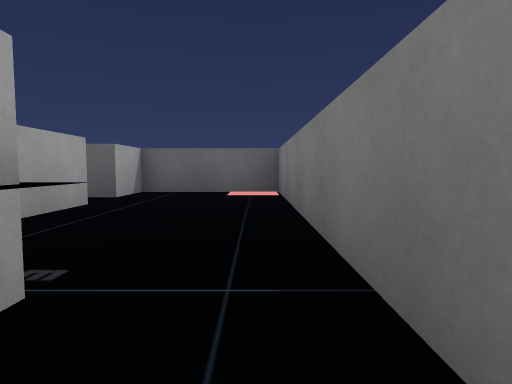
View 1 (above)

22 first-person views from a walk through a 3-D level made in the Unity game engine. The camera is 0.51 m above the floor, tilts 4° down and sees 75° across. The floor is counted in squares, 1 m on a side. Each view is taken from the middle of a square. On the plan, view 1 faces up. The plan holds only what a view shows up to about 9 squares ahead; the rest is blank. The player character is not drawn.

View 2
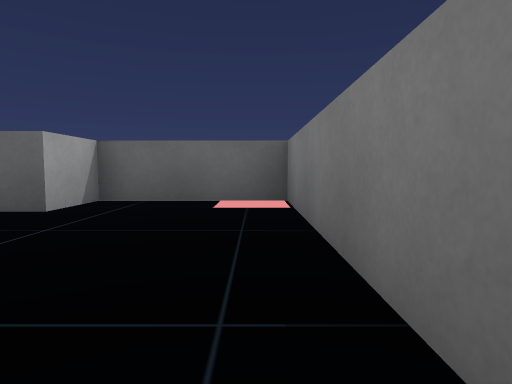

View 3
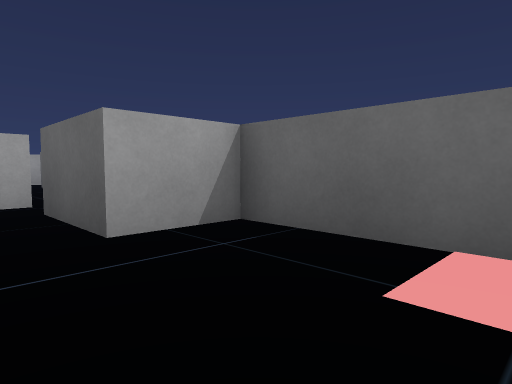

View 4
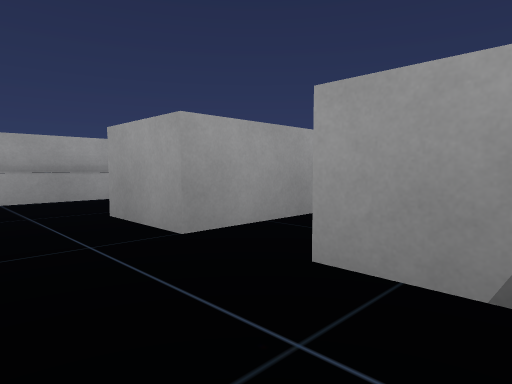

View 5
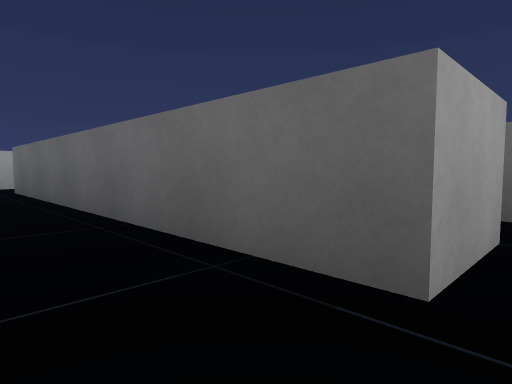

View 6
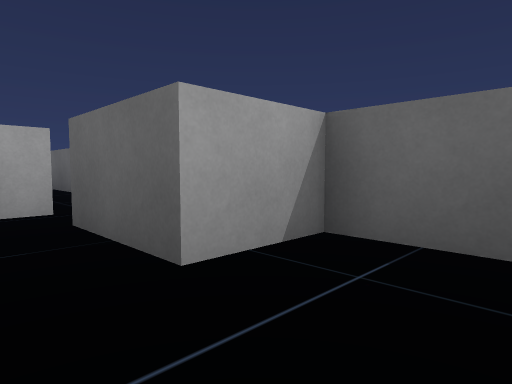

View 7
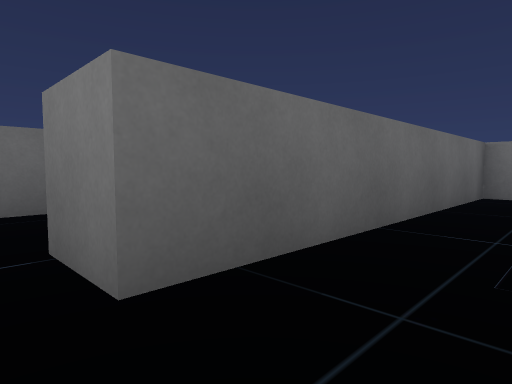

View 8
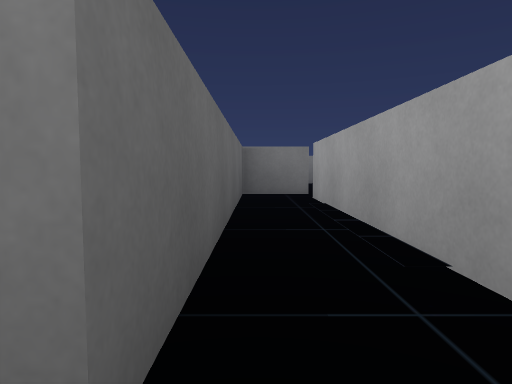

View 9
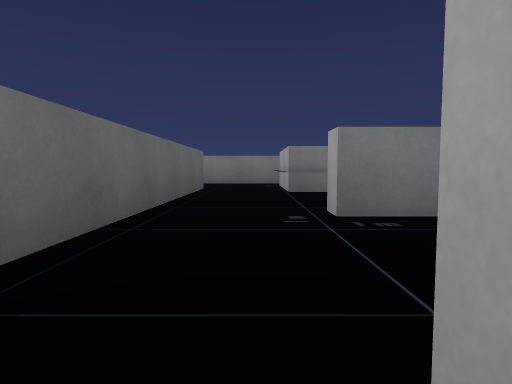

View 10
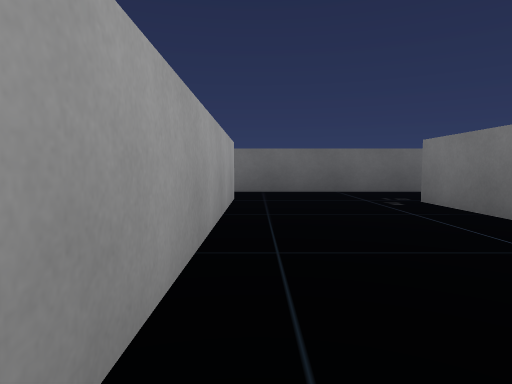

View 11
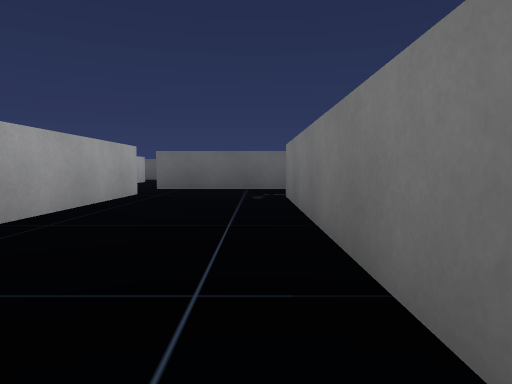

View 12
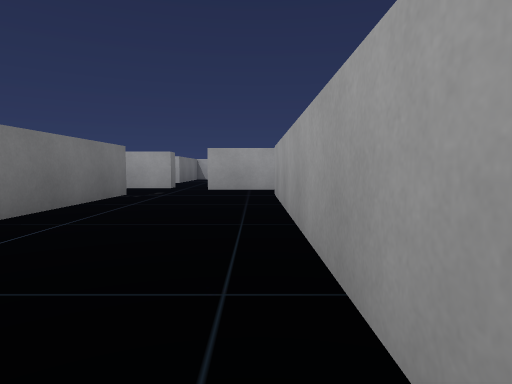

View 13
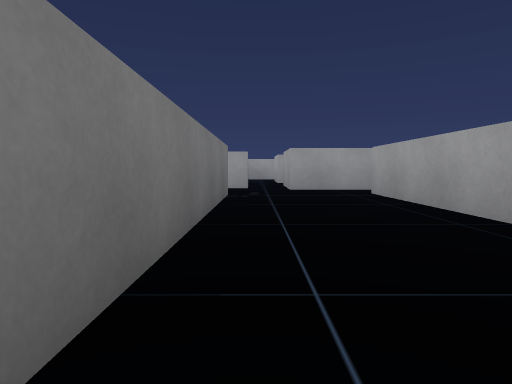

View 14
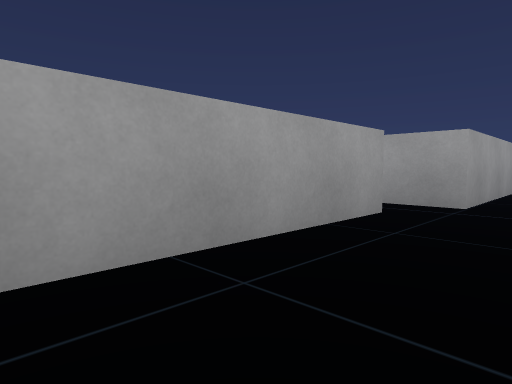

View 15
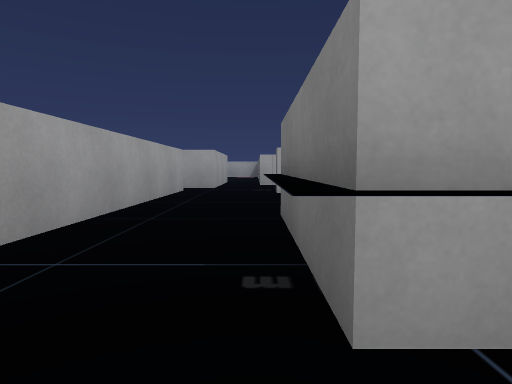

View 16
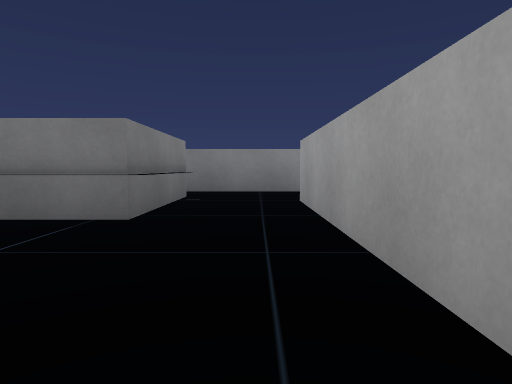

View 17
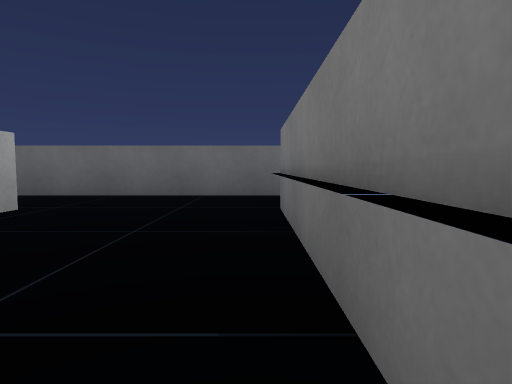

View 18
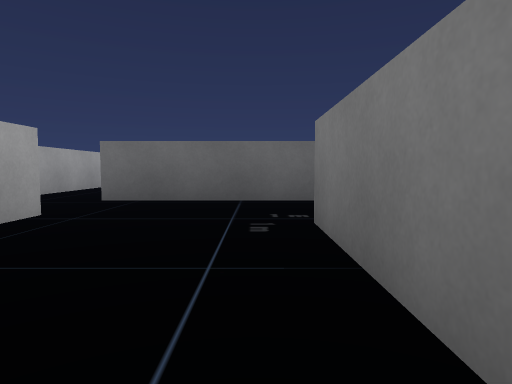

View 19
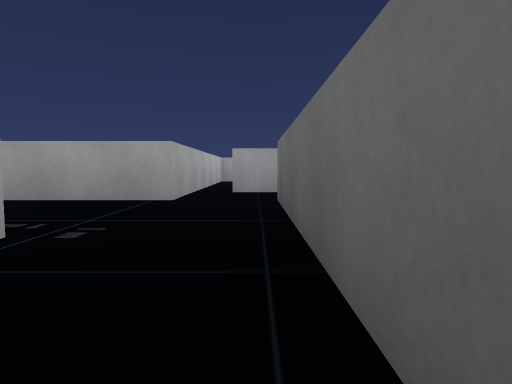

View 20
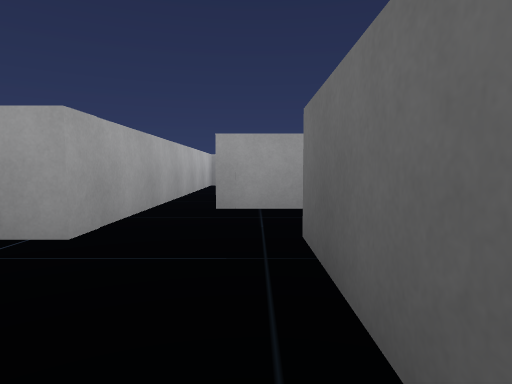

View 21
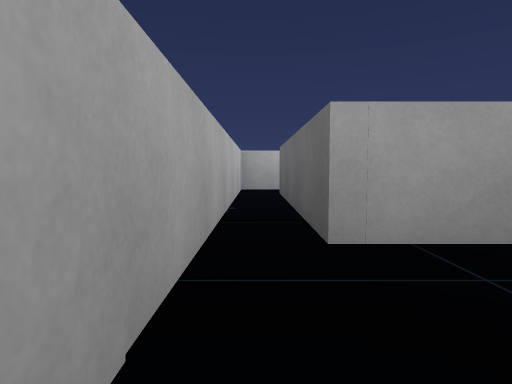

View 22
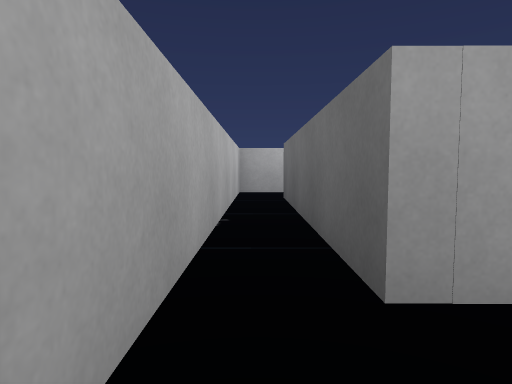

### Floor plan
Ten units are one square. View 1 is at (0, 0); x grows to the right and y downward. Boxes are objects, and circles mark ways between rooms. Rooms are numbered by the first view taken in them; rooms with no view inside come last. Other rooms are left out.
<svg viewBox="-187 -80 197 167">
<path fill="none" stroke="#000" d="M-9 52 -9 57M5 -6 5 -16M5 80 5 54M-42 -48 -24 -48 -24 -34M-52 -60 -52 -55M-45 -73 -55 -73M-25 -13 -16 -13M5 -16 5 -73 -25 -73M-69 56 -75 56 -75 -13 -70 -13M-66 -34 -105 -34M-122 71 -88 71 -88 82M-79 77 -64 77M-122 -71 -122 -25 -169 -25M-182 -26 -182 -16 -104 -16 -104 59M-98 -60 -52 -60M-55 -73 -105 -73M-37 26 -37 -13 -25 -13M-70 -13 -70 -8M-9 57 -37 57 -37 44M-64 77 -16 77M-24 -34 -66 -34"/>
<rect x="-45" y="-75" width="20" height="20" fill="#bbb"><title>block</title></rect>
<circle cx="0" cy="-20" r="3" fill="#2a7"/>
<circle cx="-25" cy="70" r="3" fill="#2a7"/>
<circle cx="-30" cy="-25" r="3" fill="#2a7"/>
<circle cx="-110" cy="-70" r="3" fill="#2a7"/>
<circle cx="-70" cy="-25" r="3" fill="#2a7"/>
<circle cx="-70" cy="65" r="3" fill="#2a7"/>
<text x="0" y="30">1</text>
<text x="-20" y="-50">2</text>
<text x="-100" y="10">3</text>
<text x="-90" y="-70">4</text>
<text x="-50" y="20">5</text>
</svg>
Room 1 opens to room 2. Room 1 opens to room 5. Room 2 opens to room 5. Room 3 opens to room 4. Room 3 opens to room 5.

Where each view was taken, in squares from view 1:
view 1: 0 up, 0 right, facing up
view 2: 2 up, 0 right, facing up
view 3: 5 up, 0 right, facing up-left
view 4: 7 up, 1 left, facing down-left
view 5: 2 up, 2 left, facing up-left
view 6: 5 up, 1 left, facing up-left
view 7: 6 up, 11 left, facing up-right
view 8: 7 up, 11 left, facing right
view 9: 2 up, 11 left, facing right
view 10: 4 down, 10 left, facing up
view 11: 5 down, 8 left, facing up
view 12: 1 up, 10 left, facing down
view 13: 1 up, 8 left, facing down
view 14: 6 down, 4 left, facing down-left
view 15: 6 down, 0 right, facing left
view 16: 7 down, 7 left, facing right
view 17: 3 down, 4 left, facing up
view 18: 2 down, 8 left, facing up
view 19: 3 up, 5 left, facing left
view 20: 3 up, 8 left, facing left
view 21: 2 up, 10 left, facing left
view 22: 2 up, 11 left, facing left
